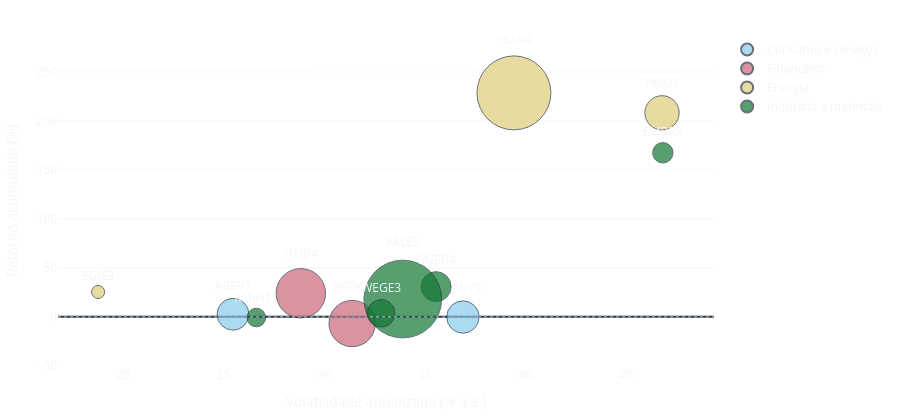
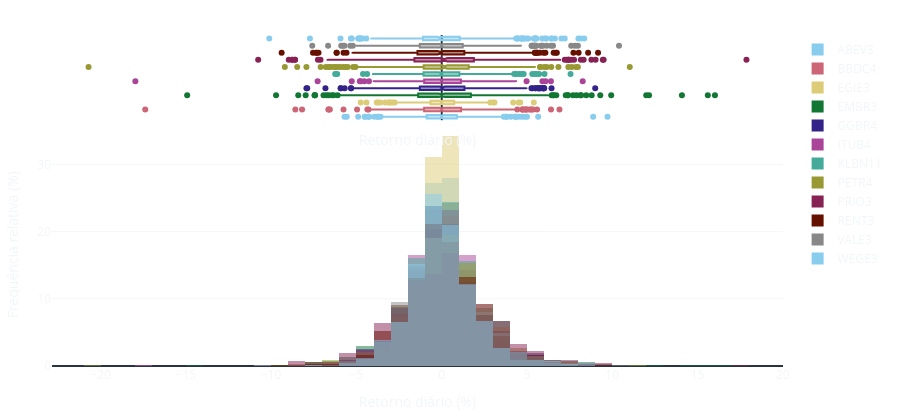

These figures' notebook cell, in order:
### Markdown cell above
## 3. Relação entre risco, retorno e liquidez

A razão retorno acumulado/volatilidade anualizada responde à comparação pedida
no enunciado; não é o Sharpe clássico. O Sharpe empírico usa média diária /
desvio diário × raiz de 252, com taxa livre de risco explicitamente zero.
Não representa retorno excedente ao CDI/Selic. Razões com risco nulo ficam indisponíveis.

Cada bolha usa volume financeiro médio estimado. Os horizontes do retorno acumulado
e da volatilidade anualizada são diferentes e estão identificados. Assimetria,
curtose de Fisher e quantis descrevem a amostra, sem pressupor normalidade.

### Code cell
charts.risk_return(metrics).show()
charts.histogram(long).show()

### Figure 1 — Plotly figure (JSON) as saved in the notebook; plotly's stock layout.template omitted (floating-point values rounded to 4 significant figures)
{"data": [{"customdata": [[389100000.0], [401700000.0]], "hovertemplate": "<b>%{hovertext}</b><br><br>Setor=Consumo e serviços<br>Volatilidade Anualizada %=%{x}<br>Retorno Acumulado %=%{y}<br>Volume Financeiro Médio=%{customdata[0]:,.0f}<br>Ativo=%{text}<extra></extra>", "hovertext": ["ABEV3", "RENT3"], "legendgroup": "Consumo e serviços", "marker": {"color": "rgb(136, 204, 238)", "size": [389100000.0, 401700000.0], "sizemode": "area", "sizeref": 767600.0, "symbol": "circle"}, "mode": "markers+text", "name": "Consumo e serviços", "orientation": "v", "showlegend": true, "text": ["ABEV3", "RENT3"], "textposition": "top center", "type": "scatter", "x": [25.46, 36.89], "xaxis": "x", "y": [2.57, -0.2505], "yaxis": "y"}, {"customdata": [[824000000.0], [937100000.0]], "hovertemplate": "<b>%{hovertext}</b><br><br>Setor=Financeiro<br>Volatilidade Anualizada %=%{x}<br>Retorno Acumulado %=%{y}<br>Volume Financeiro Médio=%{customdata[0]:,.0f}<br>Ativo=%{text}<extra></extra>", "hovertext": ["BBDC4", "ITUB4"], "legendgroup": "Financeiro", "marker": {"color": "rgb(204, 102, 119)", "size": [824000000.0, 937100000.0], "sizemode": "area", "sizeref": 767600.0, "symbol": "circle"}, "mode": "markers+text", "name": "Financeiro", "orientation": "v", "showlegend": true, "text": ["BBDC4", "ITUB4"], "textposition": "top center", "type": "scatter", "x": [31.38, 28.83], "xaxis": "x", "y": [-6.929, 24.02], "yaxis": "y"}, {"customdata": [[65400000.0], [2099000000.0], [451000000.0]], "hovertemplate": "<b>%{hovertext}</b><br><br>Setor=Energia<br>Volatilidade Anualizada %=%{x}<br>Retorno Acumulado %=%{y}<br>Volume Financeiro Médio=%{customdata[0]:,.0f}<br>Ativo=%{text}<extra></extra>", "hovertext": ["EGIE3", "PETR4", "PRIO3"], "legendgroup": "Energia", "marker": {"color": "rgb(221, 204, 119)", "size": [65400000.0, 2099000000.0, 451000000.0], "sizemode": "area", "sizeref": 767600.0, "symbol": "circle"}, "mode": "markers+text", "name": "Energia", "orientation": "v", "showlegend": true, "text": ["EGIE3", "PETR4", "PRIO3"], "textposition": "top center", "type": "scatter", "x": [18.76, 39.42, 46.78], "xaxis": "x", "y": [25.35, 228.7, 208.3], "yaxis": "y"}, {"customdata": [[160800000.0], [344900000.0], [132900000.0], [2322000000.0], [293100000.0]], "hovertemplate": "<b>%{hovertext}</b><br><br>Setor=Indústria e materiais<br>Volatilidade Anualizada %=%{x}<br>Retorno Acumulado %=%{y}<br>Volume Financeiro Médio=%{customdata[0]:,.0f}<br>Ativo=%{text}<extra></extra>", "hovertext": ["EMBR3", "GGBR4", "KLBN11", "VALE3", "WEGE3"], "legendgroup": "Indústria e materiais", "marker": {"color": "rgb(17, 119, 51)", "size": [160800000.0, 344900000.0, 132900000.0, 2322000000.0, 293100000.0], "sizemode": "area", "sizeref": 767600.0, "symbol": "circle"}, "mode": "markers+text", "name": "Indústria e materiais", "orientation": "v", "showlegend": true, "text": ["EMBR3", "GGBR4", "KLBN11", "VALE3", "WEGE3"], "textposition": "top center", "type": "scatter", "x": [46.82, 35.56, 26.62, 33.9, 32.83], "xaxis": "x", "y": [167.5, 30.79, -0.8043, 18.11, 3.505], "yaxis": "y"}], "layout": {"height": 420, "legend": {"itemsizing": "constant", "title": {"text": ""}, "tracegroupgap": 0}, "margin": {"b": 12, "l": 12, "r": 20, "t": 35}, "paper_bgcolor": "rgba(0,0,0,0)", "plot_bgcolor": "rgba(0,0,0,0)", "shapes": [{"line": {"color": "#8895A7", "dash": "dot"}, "type": "line", "x0": 0, "x1": 1, "xref": "x domain", "y0": 0, "y1": 0, "yref": "y"}], "xaxis": {"anchor": "y", "domain": [0.0, 1.0], "showgrid": false, "title": {"text": "Volatilidade anualizada (% a.a.)"}}, "yaxis": {"anchor": "x", "domain": [0.0, 1.0], "gridcolor": "rgba(160,180,200,0.12)", "title": {"text": "Retorno acumulado (%)"}}}}

### Figure 2 — Plotly figure (JSON) as saved in the notebook; plotly's stock layout.template omitted (floating-point values rounded to 4 significant figures; data arrays with more than 128 entries replaced by an {"elided": "..."} marker saying what was removed)
{"data": [{"bingroup": "x", "histnorm": "percent", "hovertemplate": "Ativo=ABEV3<br>Retorno Diário %=%{x}<br>percent=%{y}<extra></extra>", "legendgroup": "ABEV3", "marker": {"color": "rgb(136, 204, 238)", "opacity": 0.5, "pattern": {"shape": ""}}, "name": "ABEV3", "nbinsx": 55, "orientation": "v", "showlegend": true, "type": "histogram", "x": {"elided": "744 float values"}, "xaxis": "x", "yaxis": "y"}, {"hovertemplate": "Ativo=ABEV3<br>Retorno Diário %=%{x}<extra></extra>", "legendgroup": "ABEV3", "marker": {"color": "rgb(136, 204, 238)"}, "name": "ABEV3", "notched": true, "showlegend": false, "type": "box", "x": {"elided": "744 float values"}, "xaxis": "x2", "yaxis": "y2"}, {"bingroup": "x", "histnorm": "percent", "hovertemplate": "Ativo=BBDC4<br>Retorno Diário %=%{x}<br>percent=%{y}<extra></extra>", "legendgroup": "BBDC4", "marker": {"color": "rgb(204, 102, 119)", "opacity": 0.5, "pattern": {"shape": ""}}, "name": "BBDC4", "nbinsx": 55, "orientation": "v", "showlegend": true, "type": "histogram", "x": {"elided": "744 float values"}, "xaxis": "x", "yaxis": "y"}, {"hovertemplate": "Ativo=BBDC4<br>Retorno Diário %=%{x}<extra></extra>", "legendgroup": "BBDC4", "marker": {"color": "rgb(204, 102, 119)"}, "name": "BBDC4", "notched": true, "showlegend": false, "type": "box", "x": {"elided": "744 float values"}, "xaxis": "x2", "yaxis": "y2"}, {"bingroup": "x", "histnorm": "percent", "hovertemplate": "Ativo=EGIE3<br>Retorno Diário %=%{x}<br>percent=%{y}<extra></extra>", "legendgroup": "EGIE3", "marker": {"color": "rgb(221, 204, 119)", "opacity": 0.5, "pattern": {"shape": ""}}, "name": "EGIE3", "nbinsx": 55, "orientation": "v", "showlegend": true, "type": "histogram", "x": {"elided": "744 float values"}, "xaxis": "x", "yaxis": "y"}, {"hovertemplate": "Ativo=EGIE3<br>Retorno Diário %=%{x}<extra></extra>", "legendgroup": "EGIE3", "marker": {"color": "rgb(221, 204, 119)"}, "name": "EGIE3", "notched": true, "showlegend": false, "type": "box", "x": {"elided": "744 float values"}, "xaxis": "x2", "yaxis": "y2"}, {"bingroup": "x", "histnorm": "percent", "hovertemplate": "Ativo=EMBR3<br>Retorno Diário %=%{x}<br>percent=%{y}<extra></extra>", "legendgroup": "EMBR3", "marker": {"color": "rgb(17, 119, 51)", "opacity": 0.5, "pattern": {"shape": ""}}, "name": "EMBR3", "nbinsx": 55, "orientation": "v", "showlegend": true, "type": "histogram", "x": {"elided": "744 float values"}, "xaxis": "x", "yaxis": "y"}, {"hovertemplate": "Ativo=EMBR3<br>Retorno Diário %=%{x}<extra></extra>", "legendgroup": "EMBR3", "marker": {"color": "rgb(17, 119, 51)"}, "name": "EMBR3", "notched": true, "showlegend": false, "type": "box", "x": {"elided": "744 float values"}, "xaxis": "x2", "yaxis": "y2"}, {"bingroup": "x", "histnorm": "percent", "hovertemplate": "Ativo=GGBR4<br>Retorno Diário %=%{x}<br>percent=%{y}<extra></extra>", "legendgroup": "GGBR4", "marker": {"color": "rgb(51, 34, 136)", "opacity": 0.5, "pattern": {"shape": ""}}, "name": "GGBR4", "nbinsx": 55, "orientation": "v", "showlegend": true, "type": "histogram", "x": {"elided": "744 float values"}, "xaxis": "x", "yaxis": "y"}, {"hovertemplate": "Ativo=GGBR4<br>Retorno Diário %=%{x}<extra></extra>", "legendgroup": "GGBR4", "marker": {"color": "rgb(51, 34, 136)"}, "name": "GGBR4", "notched": true, "showlegend": false, "type": "box", "x": {"elided": "744 float values"}, "xaxis": "x2", "yaxis": "y2"}, {"bingroup": "x", "histnorm": "percent", "hovertemplate": "Ativo=ITUB4<br>Retorno Diário %=%{x}<br>percent=%{y}<extra></extra>", "legendgroup": "ITUB4", "marker": {"color": "rgb(170, 68, 153)", "opacity": 0.5, "pattern": {"shape": ""}}, "name": "ITUB4", "nbinsx": 55, "orientation": "v", "showlegend": true, "type": "histogram", "x": {"elided": "744 float values"}, "xaxis": "x", "yaxis": "y"}, {"hovertemplate": "Ativo=ITUB4<br>Retorno Diário %=%{x}<extra></extra>", "legendgroup": "ITUB4", "marker": {"color": "rgb(170, 68, 153)"}, "name": "ITUB4", "notched": true, "showlegend": false, "type": "box", "x": {"elided": "744 float values"}, "xaxis": "x2", "yaxis": "y2"}, {"bingroup": "x", "histnorm": "percent", "hovertemplate": "Ativo=KLBN11<br>Retorno Diário %=%{x}<br>percent=%{y}<extra></extra>", "legendgroup": "KLBN11", "marker": {"color": "rgb(68, 170, 153)", "opacity": 0.5, "pattern": {"shape": ""}}, "name": "KLBN11", "nbinsx": 55, "orientation": "v", "showlegend": true, "type": "histogram", "x": {"elided": "744 float values"}, "xaxis": "x", "yaxis": "y"}, {"hovertemplate": "Ativo=KLBN11<br>Retorno Diário %=%{x}<extra></extra>", "legendgroup": "KLBN11", "marker": {"color": "rgb(68, 170, 153)"}, "name": "KLBN11", "notched": true, "showlegend": false, "type": "box", "x": {"elided": "744 float values"}, "xaxis": "x2", "yaxis": "y2"}, {"bingroup": "x", "histnorm": "percent", "hovertemplate": "Ativo=PETR4<br>Retorno Diário %=%{x}<br>percent=%{y}<extra></extra>", "legendgroup": "PETR4", "marker": {"color": "rgb(153, 153, 51)", "opacity": 0.5, "pattern": {"shape": ""}}, "name": "PETR4", "nbinsx": 55, "orientation": "v", "showlegend": true, "type": "histogram", "x": {"elided": "744 float values"}, "xaxis": "x", "yaxis": "y"}, {"hovertemplate": "Ativo=PETR4<br>Retorno Diário %=%{x}<extra></extra>", "legendgroup": "PETR4", "marker": {"color": "rgb(153, 153, 51)"}, "name": "PETR4", "notched": true, "showlegend": false, "type": "box", "x": {"elided": "744 float values"}, "xaxis": "x2", "yaxis": "y2"}, {"bingroup": "x", "histnorm": "percent", "hovertemplate": "Ativo=PRIO3<br>Retorno Diário %=%{x}<br>percent=%{y}<extra></extra>", "legendgroup": "PRIO3", "marker": {"color": "rgb(136, 34, 85)", "opacity": 0.5, "pattern": {"shape": ""}}, "name": "PRIO3", "nbinsx": 55, "orientation": "v", "showlegend": true, "type": "histogram", "x": {"elided": "744 float values"}, "xaxis": "x", "yaxis": "y"}, {"hovertemplate": "Ativo=PRIO3<br>Retorno Diário %=%{x}<extra></extra>", "legendgroup": "PRIO3", "marker": {"color": "rgb(136, 34, 85)"}, "name": "PRIO3", "notched": true, "showlegend": false, "type": "box", "x": {"elided": "744 float values"}, "xaxis": "x2", "yaxis": "y2"}, {"bingroup": "x", "histnorm": "percent", "hovertemplate": "Ativo=RENT3<br>Retorno Diário %=%{x}<br>percent=%{y}<extra></extra>", "legendgroup": "RENT3", "marker": {"color": "rgb(102, 17, 0)", "opacity": 0.5, "pattern": {"shape": ""}}, "name": "RENT3", "nbinsx": 55, "orientation": "v", "showlegend": true, "type": "histogram", "x": {"elided": "744 float values"}, "xaxis": "x", "yaxis": "y"}, {"hovertemplate": "Ativo=RENT3<br>Retorno Diário %=%{x}<extra></extra>", "legendgroup": "RENT3", "marker": {"color": "rgb(102, 17, 0)"}, "name": "RENT3", "notched": true, "showlegend": false, "type": "box", "x": {"elided": "744 float values"}, "xaxis": "x2", "yaxis": "y2"}, {"bingroup": "x", "histnorm": "percent", "hovertemplate": "Ativo=VALE3<br>Retorno Diário %=%{x}<br>percent=%{y}<extra></extra>", "legendgroup": "VALE3", "marker": {"color": "rgb(136, 136, 136)", "opacity": 0.5, "pattern": {"shape": ""}}, "name": "VALE3", "nbinsx": 55, "orientation": "v", "showlegend": true, "type": "histogram", "x": {"elided": "744 float values"}, "xaxis": "x", "yaxis": "y"}, {"hovertemplate": "Ativo=VALE3<br>Retorno Diário %=%{x}<extra></extra>", "legendgroup": "VALE3", "marker": {"color": "rgb(136, 136, 136)"}, "name": "VALE3", "notched": true, "showlegend": false, "type": "box", "x": {"elided": "744 float values"}, "xaxis": "x2", "yaxis": "y2"}, {"bingroup": "x", "histnorm": "percent", "hovertemplate": "Ativo=WEGE3<br>Retorno Diário %=%{x}<br>percent=%{y}<extra></extra>", "legendgroup": "WEGE3", "marker": {"color": "rgb(136, 204, 238)", "opacity": 0.5, "pattern": {"shape": ""}}, "name": "WEGE3", "nbinsx": 55, "orientation": "v", "showlegend": true, "type": "histogram", "x": {"elided": "744 float values"}, "xaxis": "x", "yaxis": "y"}, {"hovertemplate": "Ativo=WEGE3<br>Retorno Diário %=%{x}<extra></extra>", "legendgroup": "WEGE3", "marker": {"color": "rgb(136, 204, 238)"}, "name": "WEGE3", "notched": true, "showlegend": false, "type": "box", "x": {"elided": "744 float values"}, "xaxis": "x2", "yaxis": "y2"}], "layout": {"barmode": "overlay", "height": 420, "legend": {"title": {"text": ""}, "tracegroupgap": 0}, "margin": {"b": 12, "l": 12, "r": 20, "t": 35}, "paper_bgcolor": "rgba(0,0,0,0)", "plot_bgcolor": "rgba(0,0,0,0)", "xaxis": {"anchor": "y", "domain": [0.0, 1.0], "showgrid": false, "title": {"text": "Retorno diário (%)"}}, "xaxis2": {"anchor": "y2", "domain": [0.0, 1.0], "matches": "x", "showgrid": false, "showticklabels": false, "title": {"text": "Retorno diário (%)"}}, "yaxis": {"anchor": "x", "domain": [0.0, 0.7326], "gridcolor": "rgba(160,180,200,0.12)", "title": {"text": "Frequência relativa (%)"}}, "yaxis2": {"anchor": "x2", "domain": [0.7426, 1.0], "gridcolor": "rgba(160,180,200,0.12)", "matches": "y2", "showgrid": false, "showline": false, "showticklabels": false, "ticks": ""}}}
